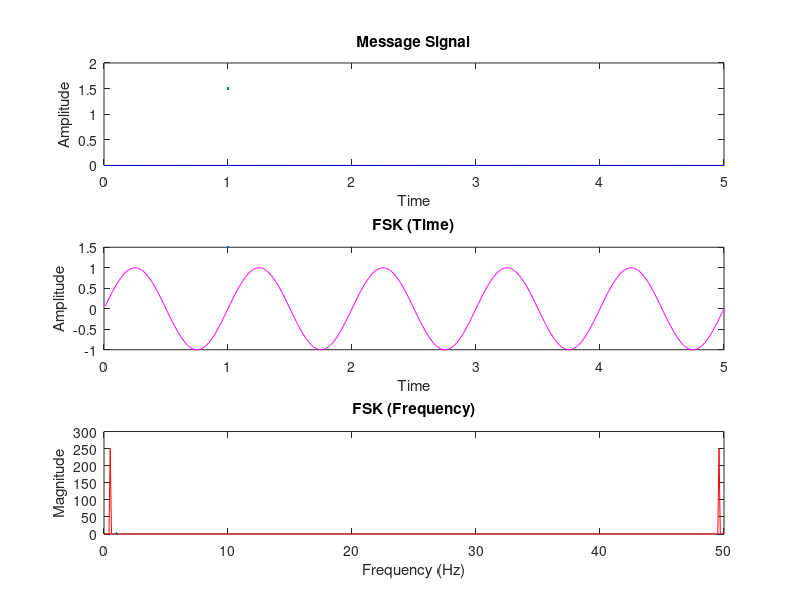

Write the MATLAB code that produced this figure.
% FSK Modulation
clc, clearvars, close all;

n = input("Enter the Number of bits : ");
t = 0.01:0.01:1;        % time per bit
a = randi([0 1], 1, n);
f1 = 1; f2 = 5;

% Message signal
m0 = zeros(1,100);
m1 = ones(1,100);

% FSK
sa0 = sin(2*pi*f1*t);
sa1 = sin(2*pi*f2*t);

% Modulation
fsk = []; m = [];
for i = 1:n
    if a(i) == 1
        m = [m, m1];
        fsk = [fsk, sa1];
    else
        m = [m, m0];
        fsk = [fsk, sa0];
    end
end

time = 0.01:0.01:n;

% Message Signal
subplot(3,1,1);
plot(time,m, 'b', LineWidth=1.5);
title("Message Signal");
xlabel("Time");
ylabel("Amplitude");

% Time Domain (FSK)
subplot(3,1,2);
plot(time,fsk, 'm', LineWidth=1.5);
title("FSK (Time)");
xlabel("Time");
ylabel("Amplitude");

% Frequency Domain (FSK)
subplot(3,1,3);
frequencies = linspace(0, 1 / (2 * 0.01), length(fsk));
FSK = abs(fft(fsk));
plot(frequencies, FSK, 'r', LineWidth=1.5);
title("FSK (Frequency)");
xlabel("Frequency (Hz)");
ylabel("Magnitude");

